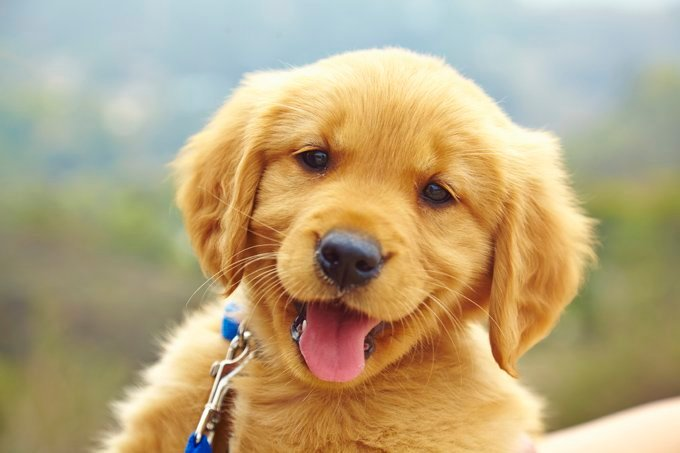
#> input picture day-05/opencv-examples/pup.jpg, 680 x 453 px
$ jupyter execute image_processing.ipynb
#> lines starting #> are read from the running program, lines starting #| are printed output that depends on the picture; after the words box and inside, x2 and y2 are one past the last pixel; in counts of white or black regions, pixels touching at a corner belong together
[cell 1]
import cv2

[cell 2]
import cv2
import numpy as np

image = cv2.imread('pup.jpg')
#> image is the input picture: shape (453, 680, 3); mean B, G, R 127.1, 165.4, 183.4

Reading and displaying an image

[cell 3]
import cv2

# Read the image
img = cv2.imread('pup.jpg')

# Display the image
cv2.imshow('Image', img)
cv2.waitKey(0)
cv2.destroyAllWindows()

Converting an image to Greyscale

[cell 4]
img = cv2.imread('pup.jpg')
gray = cv2.cvtColor(img, cv2.COLOR_BGR2GRAY)

cv2.imshow('Grayscale Image', gray)
cv2.waitKey(0)
cv2.destroyAllWindows()

Resizing the image

[cell 5]
# let's downscale the image using new  width and height
down_width = 300
down_height = 200
down_points = (down_width, down_height)
resized_down = cv2.resize(img, down_points, interpolation= cv2.INTER_LINEAR)

cv2.imshow('Resized Image', resized_down)
cv2.waitKey(0)
cv2.destroyAllWindows()

# let's upscale the image using new  width and height
up_width = 600
up_height = 400
up_points = (up_width, up_height)
resized_up = cv2.resize(img, up_points, interpolation= cv2.INTER_LINEAR)

cv2.imshow('Resized Image', resized_up)
cv2.waitKey(0)
cv2.destroyAllWindows()

Cropping the image

[cell 6]
# Cropping
img = cv2.imread('pup.jpg')
print(img.shape) # Print image shape
#| (453, 680, 3)
cv2.imshow("original", img)

# Cropping an image
cropped_image = img[80:280, 150:330]
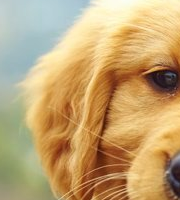
#> cropped_image: shape (200, 180, 3); mean B, G, R 115, 164.7, 194.7

# Display cropped image
cv2.imshow("cropped", cropped_image)

Applying the kernels

[cell 7]
import numpy as np

[cell 8]
# Apply identity kernel
kernel1 = np.array([[0, 0, 0],
                    [0, 1, 0],
                    [0, 0, 0]])

identity = cv2.filter2D(src=img, ddepth=-1, kernel=kernel1)

cv2.imshow('Original', img)
cv2.imshow('Identity', identity)

cv2.waitKey()
cv2.imwrite('identity.jpg', identity)
#> Out = True

[cell 9]
# Apply blurring kernel
kernel2 = np.ones((5, 5), np.float32) / 25
img = cv2.filter2D(src=img, ddepth=-1, kernel=kernel2)

cv2.imshow('Original', img)
cv2.imshow('Kernel Blur', img)

cv2.waitKey()
cv2.imwrite('blur_kernel.jpg', img)
#> Out = True

Drawing Shapes on an Image

[cell 10]
img = cv2.imread('nature.jpg')
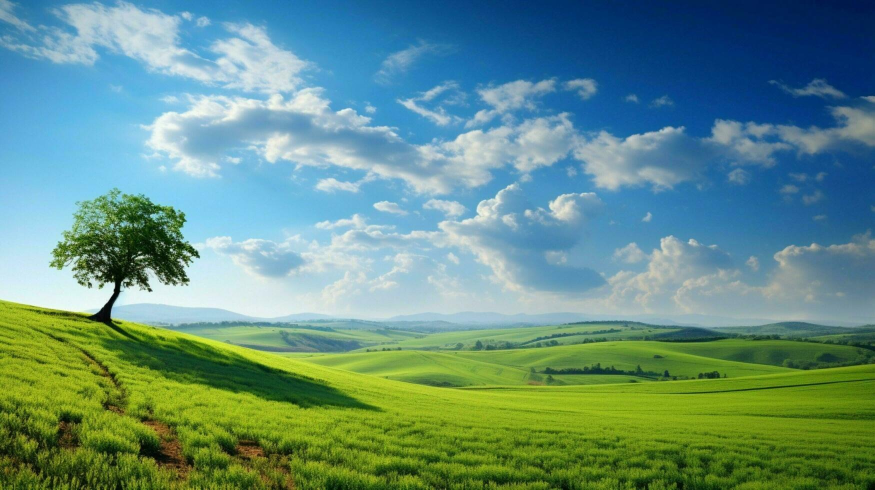
#> input picture day-05/opencv-examples/nature.jpg, 1749 x 980 px (shown at 1/2 size)
#> img is the input picture: shape (980, 1749, 3); mean B, G, R 131.5, 143.8, 100.2

# Draw a rectangle
cv2.rectangle(img, (50, 50), (200, 200), (255, 0, 0), 3)

# Draw a circle
cv2.circle(img, (300, 300), 50, (0, 255, 0), -1)

cv2.imshow('Shapes', img)
cv2.waitKey(0)
cv2.destroyAllWindows()

Image Thresholding

[cell 11]
img = cv2.imread('test.jpg', 0)
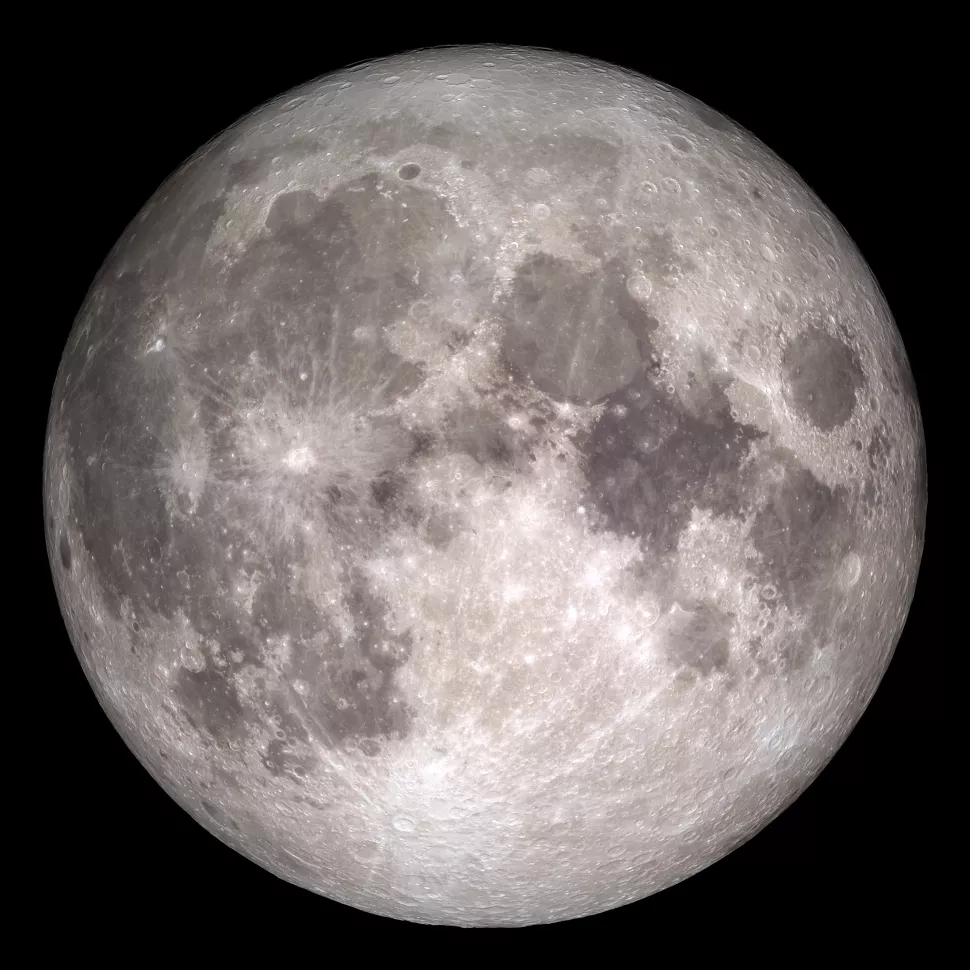
#> input picture day-05/opencv-examples/test.jpg, 970 x 970 px
#> img: shape (970, 970); min 0, max 255, mean 98.3
_, thresholded = cv2.threshold(img, 128, 255, cv2.THRESH_BINARY)
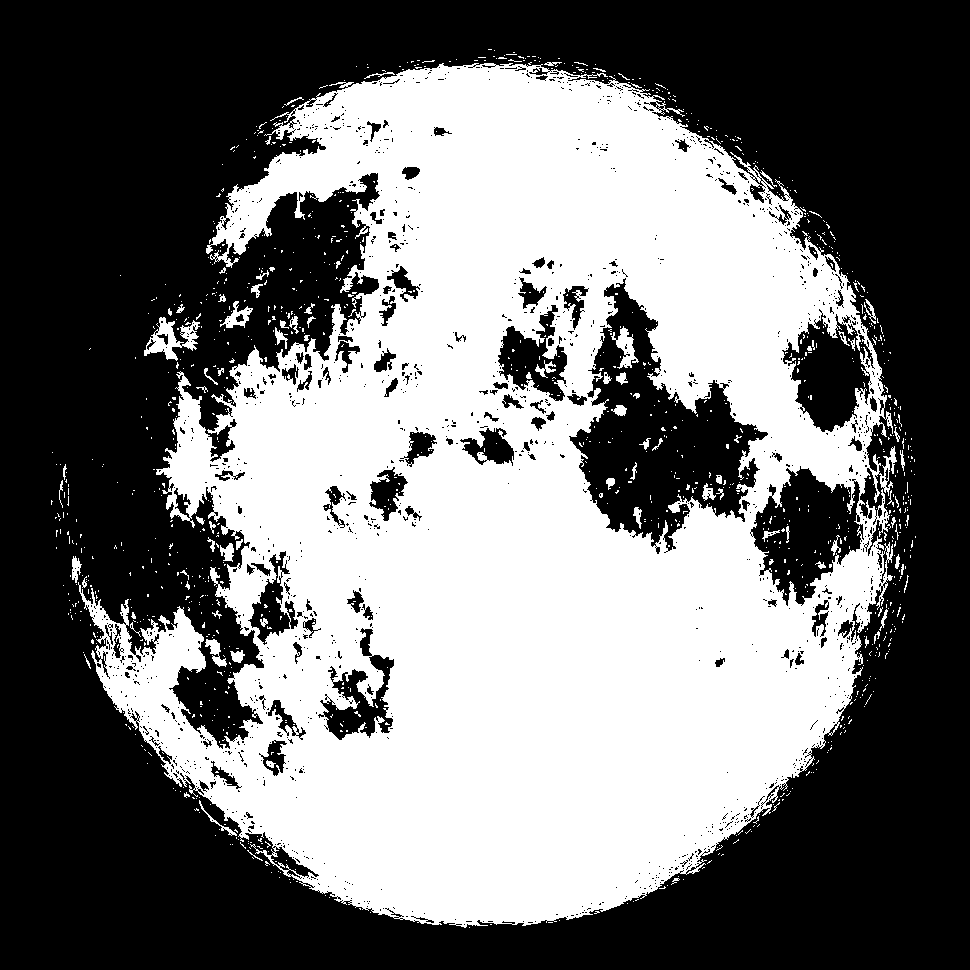
#> thresholded: shape (970, 970); 44.6% white; 1151 white regions (1070 under 20 px), largest, box (x1, y1, x2, y2) and area: (78, 63, 897, 928) 409960, (144, 317, 200, 361) 1026, (611, 326, 639, 369) 487

cv2.imshow('Thresholded Image', thresholded)
cv2.waitKey(0)
cv2.destroyAllWindows()

Face Detection

[cell 12]
face_cascade = cv2.CascadeClassifier(cv2.data.haarcascades + 'haarcascade_frontalface_default.xml')
img = cv2.imread('face.jpg')
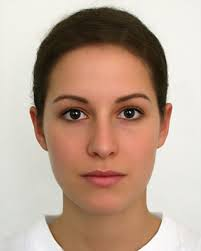
#> input picture day-05/opencv-examples/face.jpg, 201 x 251 px
#> img is the input picture: shape (251, 201, 3); mean B, G, R 145.4, 162, 187.1
gray = cv2.cvtColor(img, cv2.COLOR_BGR2GRAY)
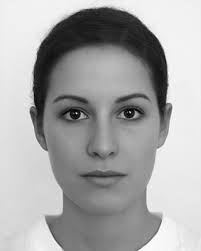
#> gray: shape (251, 201); min 0, max 255, mean 167.6

faces = face_cascade.detectMultiScale(gray, scaleFactor=1.1, minNeighbors=5)
#> faces = [[31, 57, 143, 143]]

for (x, y, w, h) in faces:
    cv2.rectangle(img, (x, y), (x+w, y+h), (255, 0, 0), 2)
#> this loop made 1 pass
#> img: shape (251, 201, 3); 3.39% of pixels changed, all inside (x1, y1, x2, y2) = (30, 56, 176, 202)

cv2.imshow('Face Detection', img)
cv2.waitKey(0)
cv2.destroyAllWindows()

Histogram Equalization

[cell 13]
img = cv2.imread('nature.jpg', 0)
#> img: shape (980, 1749); min 0, max 255, mean 129.3
equalized = cv2.equalizeHist(img)

cv2.imshow('Equalized Image', equalized)
cv2.waitKey(0)
cv2.destroyAllWindows()

Template matching

[cell 14]
img = cv2.imread('symbols.jpg')
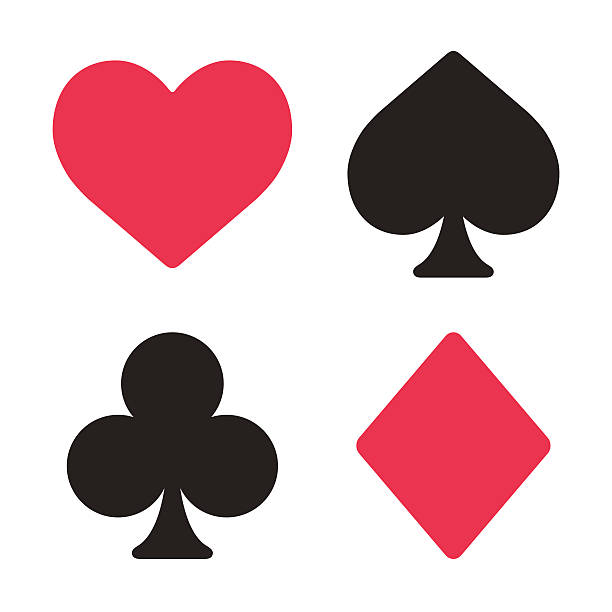
#> input picture day-05/opencv-examples/symbols.jpg, 612 x 612 px
#> img is the input picture: shape (612, 612, 3); mean B, G, R 192.4, 188.4, 217.9
template = cv2.imread('diamond.png', 0)  # Replace with path to the template image
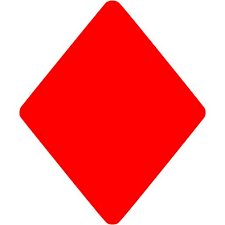
#> input picture day-05/opencv-examples/diamond.png, 225 x 225 px
#> template: shape (225, 225); min 65, max 255, mean 174.2
gray = cv2.cvtColor(img, cv2.COLOR_BGR2GRAY)
#> gray: shape (612, 612)

result = cv2.matchTemplate(gray, template, cv2.TM_CCOEFF_NORMED)
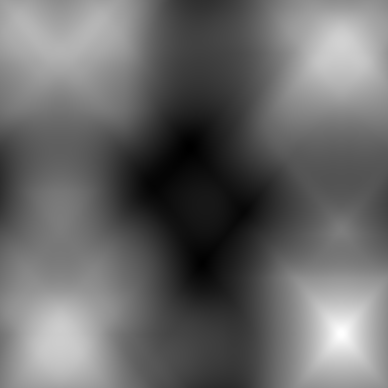
#> result: shape (388, 388) float32; min -0.495, max 0.953, mean 0.102; drawn with min black and max white
min_val, max_val, min_loc, max_loc = cv2.minMaxLoc(result)
#> min_val = -0.495; max_val = 0.953; min_loc = (190, 148); max_loc = (341, 334)

# Draw a rectangle around the match
h, w = template.shape
#> h = 225; w = 225
top_left = max_loc
#> top_left = (341, 334)
bottom_right = (top_left[0] + w, top_left[1] + h)
#> bottom_right = (566, 559)
cv2.rectangle(img, top_left, bottom_right, (255, 0, 0), 2)
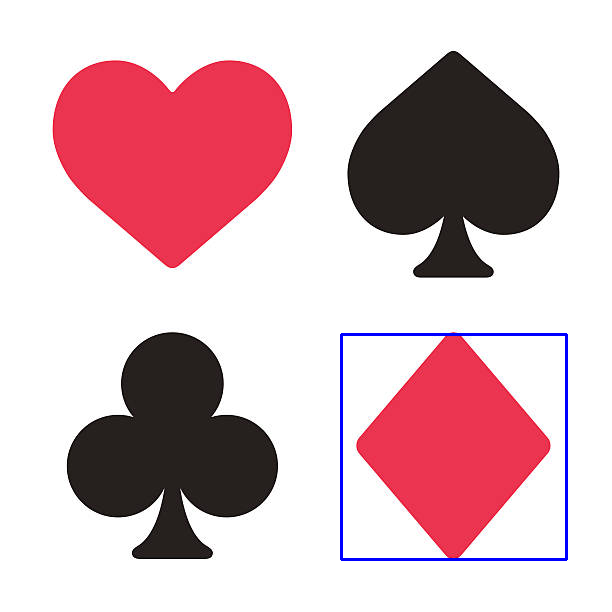
#> img: shape (612, 612, 3); 0.72% of pixels changed, all inside (x1, y1, x2, y2) = (340, 333, 568, 561)

cv2.imshow('Template Matching', img)
cv2.waitKey(0)
cv2.destroyAllWindows()
